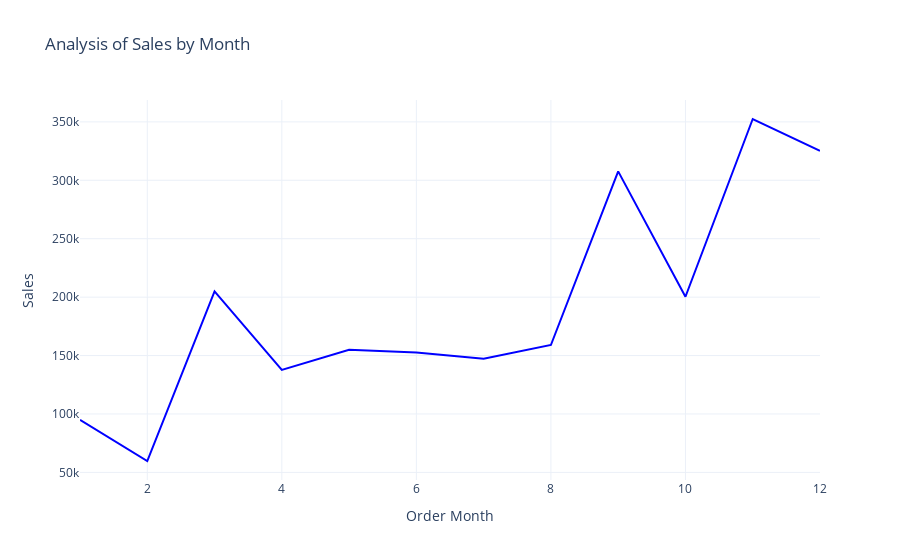

Write notebook code for a chart like this one.
### Code cell
plotting=px.line(sales_by_month,
                  x="Order Month",
                  y="Sales",
                  title="Analysis of Sales by Month")
plotting.update_traces(line_color='blue')
plotting.show()

### Figure 1 — Plotly figure (JSON) as saved in the notebook; plotly's stock layout.template omitted (floating-point values rounded to 4 significant figures)
{"data": [{"hovertemplate": "Order Month=%{x}<br>Sales=%{y}<extra></extra>", "legendgroup": "", "line": {"color": "blue", "dash": "solid"}, "marker": {"symbol": "circle"}, "mode": "lines", "name": "", "orientation": "v", "showlegend": false, "type": "scatter", "x": [1, 2, 3, 4, 5, 6, 7, 8, 9, 10, 11, 12], "xaxis": "x", "y": [94920.0, 59750.0, 205000.0, 137800.0, 155000.0, 152700.0, 147200.0, 159000.0, 307600.0, 200300.0, 352500.0, 325300.0], "yaxis": "y"}], "layout": {"legend": {"tracegroupgap": 0}, "title": {"text": "Analysis of Sales by Month"}, "xaxis": {"anchor": "y", "domain": [0, 1], "title": {"text": "Order Month"}}, "yaxis": {"anchor": "x", "domain": [0, 1], "title": {"text": "Sales"}}}}
